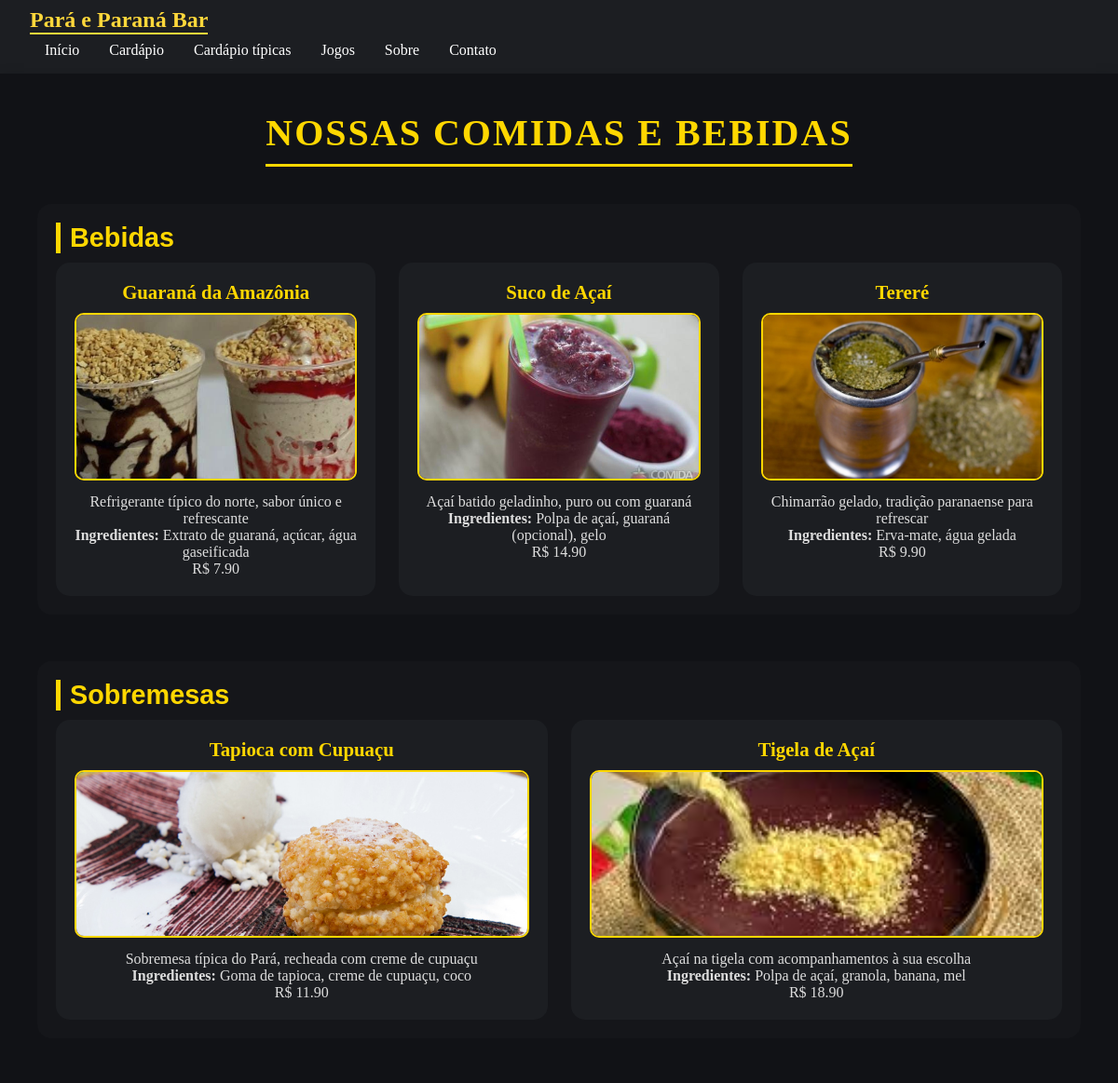
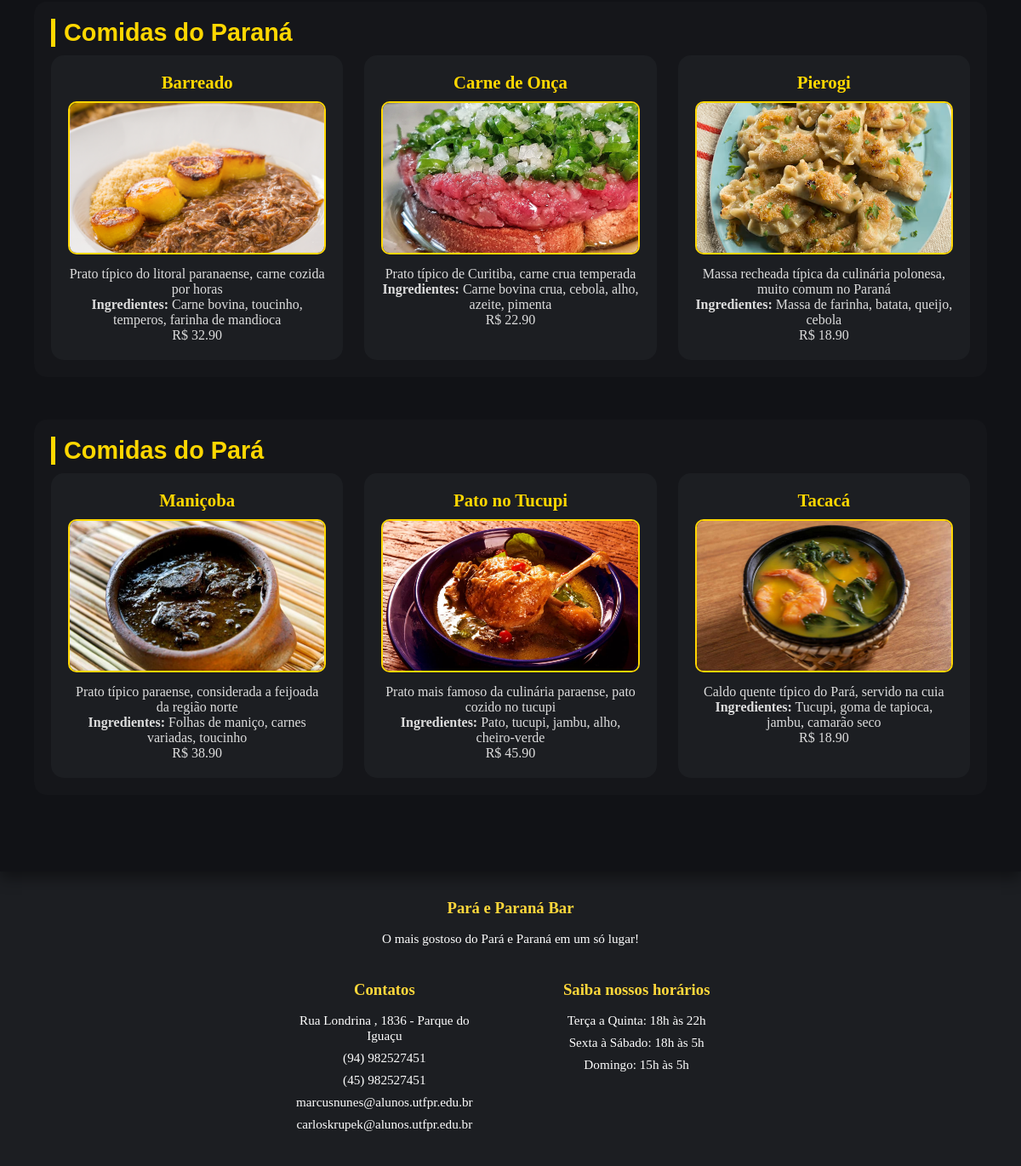
The page /sitebar/cardapio/tipicas/ on the database its author committed (2 pictures, top to bottom).
### sitebar/models.py (models this page shows, shortened)
class Categoria_prato(models.Model):
    nome_categoria = models.CharField(max_length=50)
    descricao_categoria = models.TextField(blank=True)

class Prato(models.Model):
    categoria = models.ForeignKey(Categoria_prato, on_delete=models.CASCADE, related_name='pratos')
    nome_prato = models.CharField(max_length=50)
    descricao_prato = models.TextField(blank=True)
    ingredientes_prato = models.TextField(blank=True)
    preco_prato = models.DecimalField(max_digits=6, decimal_places=2)
    imagem_prato = models.ImageField(upload_to='imagens/', blank=True, null=True)
    tipico = models.BooleanField(default=False)

### sitebar/views.py (the view)
# urls.py: path('cardapio/tipicas/', views.cardapio_tipica, name='cardapio_tipica'),
def cardapio_tipica(request):
    categorias = Categoria_prato.objects.filter(pratos__tipico=True).distinct()
    pratos = Prato.objects.order_by('categoria__nome_categoria', 'nome_prato')
    return render(request, 'sitebar/cardapio-tipicas.html', {
        'categorias': categorias,
        'pratos': pratos
    })

### sitebar/templates/sitebar/cardapio-tipicas.html (shortened to what this page needs)
<!DOCTYPE html>
{% load static %}
<html lang="pt-BR">
<head>
    <link rel="stylesheet" href={% static "estilo.css" %}>
</head>
<body>
    <header>
        <nav class="navbar">
            <div class="nav-container">
                <div class="logo">
                    <h1>Pará e Paraná Bar</h1>
                </div>
                <ul class="nav-menu">
                    <li><a href="{% url "index" %}">Início</a></li>
                    <li><a href="{% url "cardapio_comida" %}">Cardápio</a></li>
                    <li><a href="{% url "cardapio_tipica" %}">Cardápio típicas</a></li>
                    <li><a href="{% url "catalogo_jogo" %}">Jogos</a></li>
                    <li><a href="{% url "index" %}#sobre">Sobre</a></li>
                    <li><a href="{% url "index" %}#contato">Contato</a></li>
                </ul>
            </div>
        </nav>
    </header>
    <main>
        <div class="cardapio-container">
            <div class="cardapio-header">
                <h1>Nossas comidas e bebidas</h1>
            </div>
            {% for categoria in categorias %}
                <div class="cardapio-category">
                    <h2>{{ categoria.nome_categoria }}</h2>
                    <div class="cardapio-grid">
                        {% for prato in pratos %}
                            {% if prato.tipico == True %}
                                {% if prato.categoria == categoria %}
                                    <div class="cardapio-opcoes">
                                        <div class="cardapio-opcoes-content">
                                            <h3>{{ prato.nome_prato }}</h3>
                                            {% if prato.imagem_prato %}
                                            <div class="cardapio-opcoes-image">
                                                <img src="{{ prato.imagem_prato.url }}" alt="{{ prato.nome_prato }}">
                                            </div>
                                            {% endif %}
                                            <p>{{ prato.descricao_prato|default:"Sem descrição." }}</p>
                                            {% if prato.ingredientes_prato %}
                                            <p><strong>Ingredientes:</strong> {{ prato.ingredientes_prato }}</p>
                                            {% endif %}
                                            <p class="preco">R$ {{ prato.preco_prato }}</p>
                                        </div>
                                    </div>
                                {% endif %}
                            {% endif %}
                        {% endfor %}
                    </div>
                </div>
            {% endfor %}
        </div>
    </main>
    <footer id="contato" class="footer">
        <div class="footer-container">
            <div class="footer-content">
                <div class="footer-column">
                    <h3>Pará e Paraná Bar</h3>
                    <p>O mais gostoso do Pará e Paraná em um só lugar!</p>
                </div>
                 <div class="footer-bottom">
                    <div class="footer-column">
                        <h3>Contatos</h3>
                        <p>Rua Londrina , 1836 - Parque do Iguaçu</p>
                        <p>(94) 982527451</p>
                        <p>(45) 982527451</p>
                        <p>marcusnunes@alunos.utfpr.edu.br</p>
                        <p>carloskrupek@alunos.utfpr.edu.br</p>
                    </div>
                    <div class="footer-column">
                        <h3>Saiba nossos horários</h3>
                        <p>Terça a Quinta: 18h às 22h</p>
                        <p>Sexta à Sábado: 18h às 5h</p>
                        <p>Domingo: 15h às 5h</p>
                    </div>
                </div>
            </div>
        </div>
    </footer>
</body>
</html>

### sitebar/static/estilo.css (style rules this page uses)
* { margin: 0; padding: 0; box-sizing: border-box; }
header { background-color: #1C1E22; color: #fff; border: 1px; }
.navbar { display: flex; justify-content: space-between; align-items: center; padding: 0.5rem 2rem; }
.logo h1 { font-size: 1.5rem; color: #FFD83B; font-family: 'Playfair Display', serif; border-bottom: 2px solid #FFD83B; margin-right: 24rem; }
.nav-menu { list-style: none; gap: 1.5rem; }
.nav-menu li a { text-decoration: none; color: #fff; font-size: 1rem; padding: 0.5rem 1rem; transition: background-color 0.3s ease; border-radius: 1px; float: left; }
.cardapio-container { background-color: #111216; color: #ddd; padding: 40px; box-shadow: 0 8px 16px rgba(0, 0, 0, 0.4); position: relative; z-index: 2; }
.cardapio-header { text-align: center; margin-bottom: 40px; position: relative; }
.cardapio-header h1 { font-size: 2.5rem; color: #FFD700; text-transform: uppercase; letter-spacing: 2px; border-bottom: 3px solid #FFD700; display: inline-block; padding-bottom: 10px; }
.cardapio-category { margin-bottom: 50px; background-color: rgba(255, 255, 255, 0.014); padding: 20px; border-radius: 15px; transition: transform 0.3s ease, box-shadow 0.3s ease; }
.cardapio-category h2 { font-size: 1.8rem; color: #FFD700; border-left: 5px solid #FFD700; padding-left: 10px; margin-bottom: 10px; font-family: 'Orbitron', sans-serif; }
.cardapio-grid { display: grid; grid-template-columns: repeat(auto-fit, minmax(260px, 1fr)); gap: 25px; }
.cardapio-opcoes { background-color: #1c1e22; border-radius: 15px; overflow: hidden; transition: transform 0.3s ease, box-shadow 0.3s ease; }
.cardapio-opcoes-content { padding: 20px; text-align: center; }
.cardapio-opcoes-content h3 { font-size: 1.3rem; color: #FFD700; margin-bottom: 10px; }
.cardapio-opcoes-image img { width: 100%; height: 180px; object-fit: cover; border-radius: 10px; margin-bottom: 10px; border: 2px solid #FFD700; }
.footer { background-color: #1C1E22; color: #fff; padding: 2rem 1rem; }
.footer-container { max-width: 1200px; margin: 0 auto; }
.footer-content { display: flex; justify-content: space-between; flex-wrap: wrap; gap: 2rem; }
.footer-column { flex: 1; min-width: 250px; }
.footer-column h3 { margin-bottom: 1rem; color: #FFD83B; }
.footer-column p { margin-bottom: 0.5rem; font-size: 0.95rem; }
.footer-content { display: flex; flex-direction: column; align-items: center; gap: 2rem; }
.footer-content .footer-column:first-child { width: 100%; text-align: center; }
.footer-bottom { display: flex; justify-content: center; gap: 4rem; flex-wrap: wrap; }
.footer-bottom .footer-column { min-width: 220px; text-align: center; }

### rows shown on the page
Categoria_prato: nome_categoria "Bebidas"
Prato: nome_prato "Guaraná da Amazônia", imagem_prato (picture), descricao_prato "Refrigerante típico do norte, sabor único e refrescante", ingredientes_prato "Extrato de guaraná, açúcar, água gaseificada", preco_prato "7.90"
Prato: nome_prato "Suco de Açaí", imagem_prato (picture), descricao_prato "Açaí batido geladinho, puro ou com guaraná", ingredientes_prato "Polpa de açaí, guaraná (opcional), gelo", preco_prato "14.90"
Prato: nome_prato "Tereré", imagem_prato (picture), descricao_prato "Chimarrão gelado, tradição paranaense para refrescar", ingredientes_prato "Erva-mate, água gelada", preco_prato "9.90"
Categoria_prato: nome_categoria "Sobremesas"
Prato: nome_prato "Tapioca com Cupuaçu", imagem_prato (picture), descricao_prato "Sobremesa típica do Pará, recheada com creme de cupuaçu", ingredientes_prato "Goma de tapioca, creme de cupuaçu, coco", preco_prato "11.90"
Prato: nome_prato "Tigela de Açaí", imagem_prato (picture), descricao_prato "Açaí na tigela com acompanhamentos à sua escolha", ingredientes_prato "Polpa de açaí, granola, banana, mel", preco_prato "18.90"
Categoria_prato: nome_categoria "Comidas do Paraná"
Prato: nome_prato "Barreado", imagem_prato (picture), descricao_prato "Prato típico do litoral paranaense, carne cozida por horas", ingredientes_prato "Carne bovina, toucinho, temperos, farinha de mandioca", preco_prato "32.90"
Prato: nome_prato "Carne de Onça", imagem_prato (picture), descricao_prato "Prato típico de Curitiba, carne crua temperada", ingredientes_prato "Carne bovina crua, cebola, alho, azeite, pimenta", preco_prato "22.90"
Prato: nome_prato "Pierogi", imagem_prato (picture), descricao_prato "Massa recheada típica da culinária polonesa, muito comum no Paraná", ingredientes_prato "Massa de farinha, batata, queijo, cebola", preco_prato "18.90"
Categoria_prato: nome_categoria "Comidas do Pará"
Prato: nome_prato "Maniçoba", imagem_prato (picture), descricao_prato "Prato típico paraense, considerada a feijoada da região norte", ingredientes_prato "Folhas de maniço, carnes variadas, toucinho", preco_prato "38.90"
Prato: nome_prato "Pato no Tucupi", imagem_prato (picture), descricao_prato "Prato mais famoso da culinária paraense, pato cozido no tucupi", ingredientes_prato "Pato, tucupi, jambu, alho, cheiro-verde", preco_prato "45.90"
Prato: nome_prato "Tacacá", imagem_prato (picture), descricao_prato "Caldo quente típico do Pará, servido na cuia", ingredientes_prato "Tucupi, goma de tapioca, jambu, camarão seco", preco_prato "18.90"
